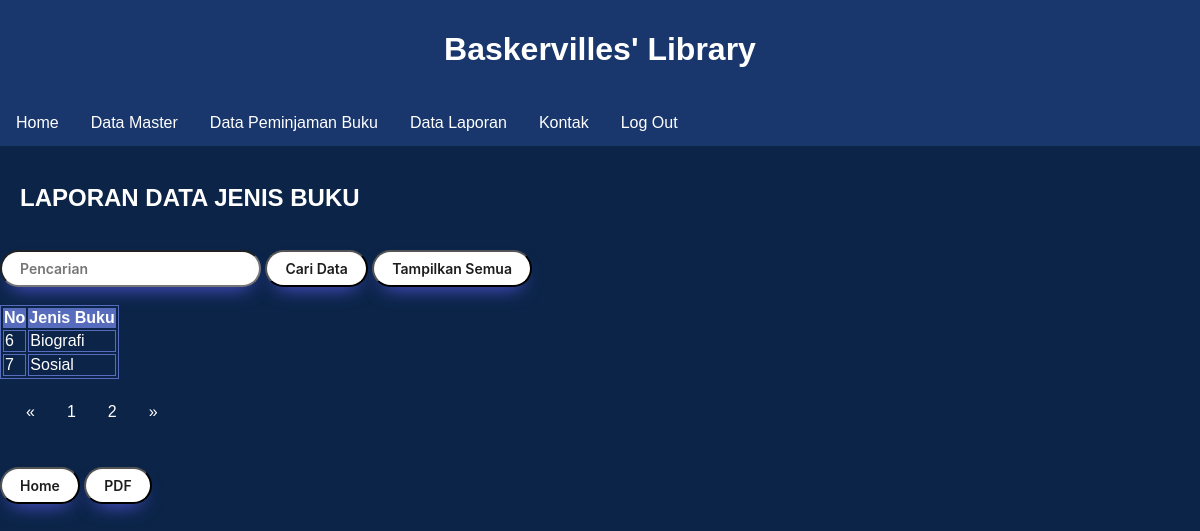
Page /lihat_jenis.php?halaman=2 on the earlier database version.
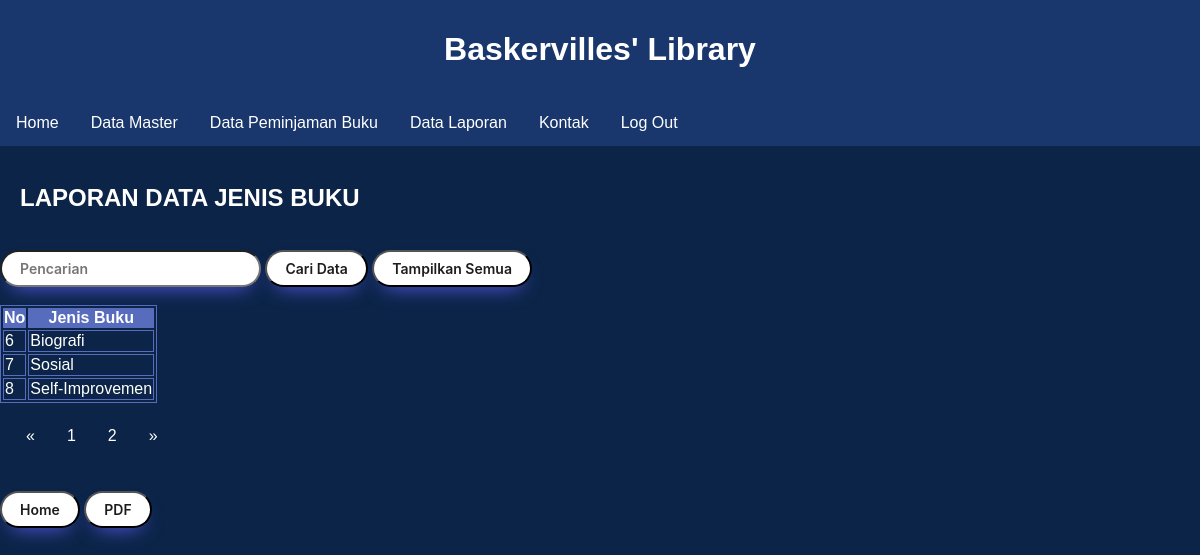
Same page on the later database version.
### tables this page shows
CREATE TABLE `jenis` (
  `No` int(15) NOT NULL AUTO_INCREMENT,
  `Jenis` varchar(15) NOT NULL,
  PRIMARY KEY (`No`,`Jenis`)
);

### lihat_jenis.php (the view, shortened to what this page needs)
<!DOCTYPE html>
<html>
	<head>
	</head>
<body>
<header>
	<h1>Baskervilles' Library</h1>
</header>
	<nav class="header">
		<div class="menu-dropmenu">
			<ul>
				<li><a href="home.php">Home</a></li>
				<li class="dropdown"><a href="#">Data Master</a>
				</li>
				<li class="dropdown"><a href="#">Data Peminjaman Buku</a>
				</li>
				<li class="dropdown"><a href="#">Data Laporan</a>
				</li>
				<li><a href="kontak.php">Kontak</a></li>
				<li><a href="log-out.php">Log Out</a></li>
			</ul>
		</div>
	</nav>
<br>
<?php
	require_once'koneksi.php';
	$no = 1;
?>
<?php
	$batas = 5;
	$halaman = isset($_GET['halaman'])?(int)$_GET['halaman'] : 1;
	$halaman_awal = ($halaman>1) ? ($halaman * $batas) - $batas : 0;
	$previous = $halaman - 1;
	$next = $halaman + 1;
	$data = mysqli_query($db,"select * from jenis");
	$jumlah_data = mysqli_num_rows($data);
	$total_halaman = ceil($jumlah_data / $batas);
	$data_buku = mysqli_query($db,"select * from jenis limit $halaman_awal, $batas");
?>
<h2><font color="white">LAPORAN DATA JENIS BUKU</h2>
<br>
	<form method="post">
		<input type="text" name="nt" placeholder="Pencarian">
		<input type="submit" name="submit" value="Cari Data">
		<input type="button" onclick="location.href='lihat_jenis.php';" value="Tampilkan Semua"
	<form>
<br/>
<br/>
	<div class = "container">
		<table class="table table-bordered">
			<thead class="thead-dark">
				<tr>
					<th>No</th>
					<th>Jenis Buku</th>
				</tr>
			</thead>
			<tbody>
			<?php
			if (ISSET($_POST['submit'])) {
				$cari = $_POST['nt'];
				$query2 = "SELECT * FROM jenis WHERE jenis LIKE '%$cari%'";
				$sql = mysqli_query($db, $query2);
				while ($r = mysqli_fetch_array($sql)) {
			?>
					<script language="JavaScript">
						alert('Data ditemukan!');
					</script>
					<tr>
						<td><?php echo $no++ ?></td>
						<td><?php echo $r['Jenis']; ?></td>
					</tr>
			<?php
				}
			} else {
				while ($d = mysqli_fetch_array($data_buku)) {
			?>
					<tr>
						<td><?php echo $d['No']; ?></td>
						<td><?php echo $d['Jenis']; ?></td>
					</tr>
			<?php
				}
			}
			?>
		</tbody>
	</table>
		<nav>
			<ul class="pagination justify-content-center">
					<a class="page-link" <?php if($halaman > 1){ echo "href='?halaman=$previous'"; } ?>>&laquo;</a>
				<?php
				for($x=1;$x<=$total_halaman;$x++){
					?>
					<a class="page-link" href="?halaman=<?php echo $x ?>"><?php echo $x; ?></a>
					<?php
				}
				?>
					<a  class="page-link" <?php if($halaman < $total_halaman) { echo "href='?halaman=$next'"; } ?>>&raquo</a>
			</ul>
		</nav>
</div>
	<br>
	<tr height="46">
			<td>
				<input type="button" onclick="location.href='home.php';" value="Home"
			</td>
			<td>
				<input type = "button" onclick="location.href='laporan-jenis.php';" value = "PDF"
			</td>
		</tr>
</body>
</html>

Differences in the rows shown:
added jenis: No "8", Jenis "Self-Improvemen"
